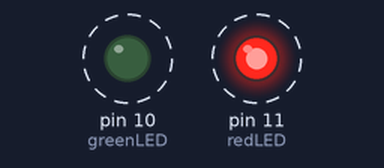
The sketch below on a simulated Arduino Uno, built with avr-gcc and run on an emulated ATmega328P. Shown: output pins drawn as LEDs (lit = HIGH). Dashed ring = blinking.

Above: at 0.5 s.
Timing chart, 0 to 4.6 s (numbered marks = the images above):
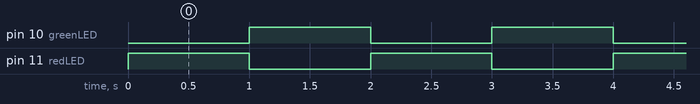

Measured:
- by itself, pin 10 (greenLED), pin 11 (redLED): alternates HIGH for 1.0 s and LOW for 1.0 s
- by itself, everything shown: repeats every 2.0 s, in 3 steps

The sketch:

A_doua_placuta.ino
```cpp
#include <Keypad.h> //include keypad library - first you must install library (library link in the video description)
#define redLED 11 //define the LED pins
#define greenLED 10
const int trigPin = 13;
const int echoPin = 12;
int state = 0;
char* password ="1510";
int pozisyon = 0,k=1,c=0,b=10,a=20; //keypad position
long dezamorsare;
int distanta;
const byte rows = 4; //number of the keypad's rows and columns
const byte cols = 4;
const byte pinButon = A5;
char keyMap [rows] [cols] = { //define the cymbols on the buttons of the keypad

  {'1', '2', '3', 'A'},
  {'4', '5', '6', 'B'},
  {'7', '8', '9', 'C'},
  {'*', '0', '#', 'D'}
};

byte rowPins [rows] = {2,3,4,5}; //pins of the keypad
byte colPins [cols] = {6,7,8,9};


Keypad myKeypad = Keypad( makeKeymap(keyMap), rowPins, colPins, rows, cols);


void setup(){

   pinMode(trigPin, OUTPUT); // Sets the trigPin as an Output
  pinMode(echoPin, INPUT); // Sets the echoPin as an Input
  Serial.begin(9600); // Starts the serial communication
  pinMode(pinButon, INPUT);
  digitalWrite(pinButon, HIGH);
    pinMode(redLED, OUTPUT);  //set the LED as an output
  pinMode(greenLED, OUTPUT);


}

void loop(){

  /*digitalWrite(trigPin, LOW);
  delayMicroseconds(2);
  digitalWrite(trigPin, HIGH);
  delayMicroseconds(10);
  digitalWrite(trigPin, LOW);
   dezamorsare = pulseIn(echoPin, HIGH);
   distanta = dezamorsare * 0.034 / 2;
  char whichKey = myKeypad.getKey(); //define which key is pressed with getKey
   if(Serial.available() > 0){ // Checks whether data is comming from the serial port
    state = Serial.read(); }*/

    digitalWrite(redLED, HIGH);
  delay(1000);
  digitalWrite(redLED, LOW);
  digitalWrite(greenLED, HIGH);
  delay(1000);
  digitalWrite(greenLED, LOW);

  /*do{

  #define redLED 11 //definire LED rosu pe port 11
#define greenLED 10 //definire LED verde pe port 10

void setup(){

  Serial.begin(9600);
    pinMode(redLED, OUTPUT);  //Setare LED rosu ca si OUTPUT
  pinMode(greenLED, OUTPUT);  //Setare LED verde ca si OUTPUT


}

void loop(){

  digitalWrite(redLED, HIGH);  //Aprindere LED rosu
  delay(1000);                 //Asteptare 1 secunda
  digitalWrite(redLED, LOW);   //Stingere LED rosu
  digitalWrite(greenLED, HIGH);//Aprindere LED verde
  delay(1000);                 //Asteptare 1 secunda
  digitalWrite(greenLED, LOW); //Stingere LED verde


}

  if(whichKey == password [pozisyon]){
   pozisyon ++;
  }

 Serial.print("   ");
    Serial.print(pozisyon);
  if(digitalRead(pinButon)== LOW && pozisyon == 5){

  do
  {
    digitalWrite(redLED, HIGH);
  delay(1000);
  digitalWrite(redLED, LOW);
  delay(1000);
  a=a-1;

  delayMicroseconds(2);
  digitalWrite(trigPin, HIGH);
  delayMicroseconds(10);
  digitalWrite(trigPin, LOW);
   dezamorsare = pulseIn(echoPin, HIGH);
   distanta = dezamorsare * 0.034 / 2;
    if(distanta<40)
        {

          do{
     digitalWrite(redLED, HIGH);
  delay(1000);
  digitalWrite(redLED, LOW);
  a=a-1;

  b=b-1;

  if(a==-1)
  b=0;

  if(distanta>40)
  {b=0;
   c=1;}
        }while(b!=0);

        if(distanta>40 && b==0 && c==1)
        {
          digitalWrite(redLED, HIGH);
  delay(1000);
  b=5;
  }
  else
  a=-1;

        }
  }while(a!=-1);


  if(a==-1 && b==0)
  {
    a=40;
 digitalWrite(greenLED, HIGH);
 delay(3000);
 digitalWrite(greenLED, LOW);
    pozisyon=0;
    }

  if(a==-1){
  a=40;
digitalWrite(redLED, HIGH);
    delay(3000);
    digitalWrite(redLED, LOW);
    pozisyon=0;
  }}

if(digitalRead(pinButon)== LOW && pozisyon == 3){


  do
  {
    b=5;

  a=a-1;
digitalWrite(redLED, HIGH);
  delay(1000);
  digitalWrite(redLED, LOW);

  delayMicroseconds(2);
  digitalWrite(trigPin, HIGH);
  delayMicroseconds(10);
  digitalWrite(trigPin, LOW);
   dezamorsare = pulseIn(echoPin, HIGH);
   distanta = dezamorsare * 0.034 / 2;
    if(distanta<40)
        {

          do{
     digitalWrite(redLED, HIGH);
  delay(1000);
  digitalWrite(redLED, LOW);
  a=a-1;

  b=b-1;

  if(a==-1)
  b=0;

  if(distanta>40)
  {b=0;
   c=1;}
        }while(b!=0);

        if(distanta>40 && b==0 && c==1)
        {
          digitalWrite(redLED, HIGH);
  delay(1000);
  b=5;
  }
  else
  a=-1;

        }
  }while(a!=-1);


  if(a==-1 && b==0)
  {
    a=40;
 digitalWrite(greenLED, HIGH);
 delay(3000);
 digitalWrite(greenLED, LOW);
    pozisyon=0;
    }

  if(a==-1){
  a=40;
digitalWrite(redLED, HIGH);
    delay(3000);
    digitalWrite(redLED, LOW);
    pozisyon=0;
  }

}}while(k==0);*/
}
```
